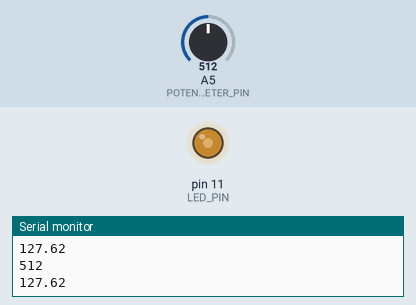
Bench run of a sketch on a simulated Arduino Uno, built with avr-gcc and run on an emulated ATmega328P. Parts: output pins drawn as LEDs (lit = HIGH), the last lines printed to the serial monitor. The test bench sets the inputs (shaded band); at power-on: A5 (POTENTIOMETER_PIN) = 512.

Above: at 1.2 s.
1.3 s: A5 (POTENTIOMETER_PIN) set to 716
At 2.3 s:
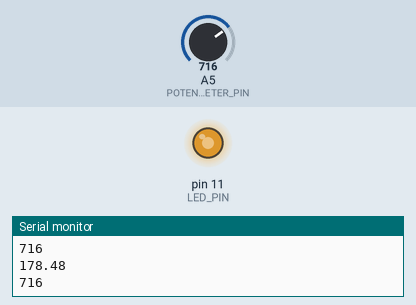
2.8 s: A5 (POTENTIOMETER_PIN) set to 900
At 3.5 s:
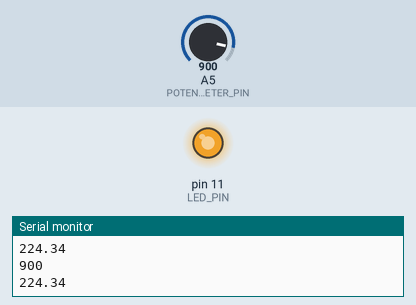
4.3 s: A5 (POTENTIOMETER_PIN) set to 122
At 4.7 s:
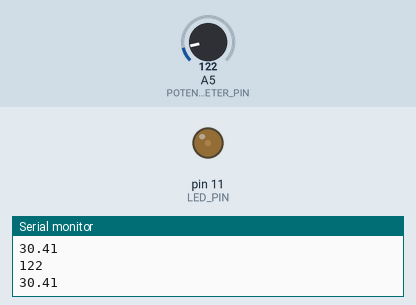
5.8 s: A5 (POTENTIOMETER_PIN) set to 0
At 6.9 s:
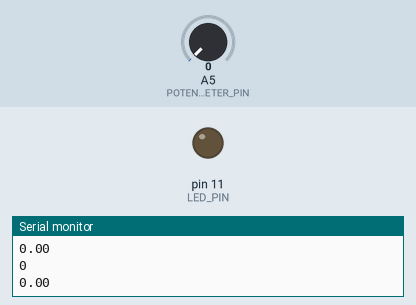
7.3 s: A5 (POTENTIOMETER_PIN) set to 511
At 8.0 s:
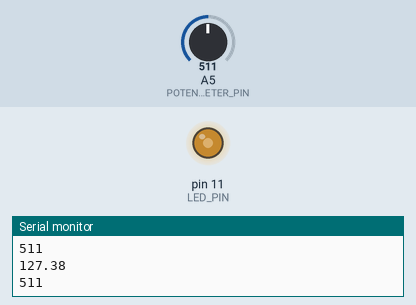
Timing chart, 0 to 9.8 s (numbered marks = the images above; inputs shaded):
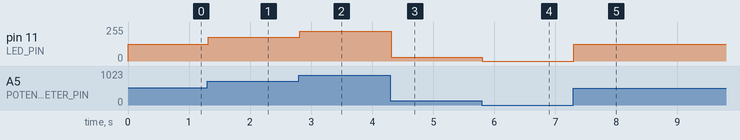

The sketch:

5_Potentiometer_control_LED.ino
```cpp
#define POTENTIOMETER_PIN A5
#define LED_PIN 11
int ledBrightness=0;
int potValue=0;
void setup(){
	Serial.begin(9600);
 	pinMode(LED_PIN, OUTPUT);

}

void loop(){
	Serial.println(analogRead(POTENTIOMETER_PIN));
  	potValue=analogRead(POTENTIOMETER_PIN);
  	ledBrightness=0+(potValue-0)/(1023.0-0)*255;
  	Serial.println(0+(potValue-0)/(1023.0-0)*255);
  	analogWrite(LED_PIN, ledBrightness);

}
```

Measured:
- after the input at 1.3 s, pin 11 (LED_PIN): 127/255 → 178/255 at once
- after the input at 2.8 s, pin 11 (LED_PIN): 178/255 → 224/255 at once
- after the input at 4.3 s, pin 11 (LED_PIN): 224/255 → 30/255 at once
- after the input at 5.8 s, pin 11 (LED_PIN): 30/255 → 0/255 at once
- after the input at 7.3 s, pin 11 (LED_PIN): 0/255 → 127/255 at once
